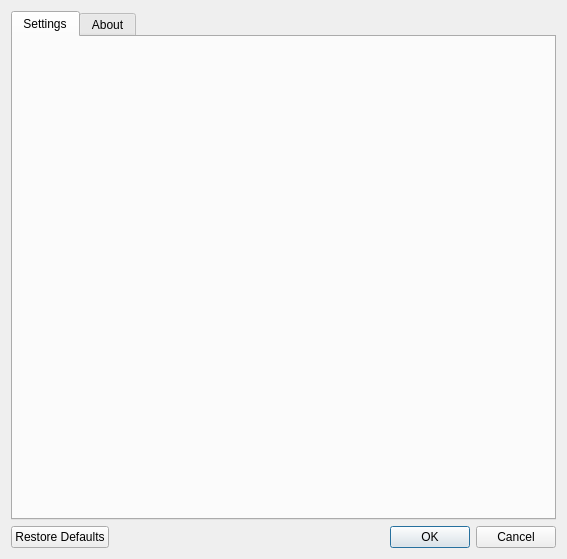
<?xml version="1.0" encoding="UTF-8"?>
<ui version="4.0">
 <class>SettingsDialog</class>
 <widget class="QDialog" name="SettingsDialog">
  <property name="geometry">
   <rect>
    <x>0</x>
    <y>0</y>
    <width>567</width>
    <height>559</height>
   </rect>
  </property>
  <property name="windowTitle">
   <string>Dialog</string>
  </property>
  <layout class="QVBoxLayout" name="verticalLayout_2">
   <item>
    <layout class="QVBoxLayout" name="verticalLayout">
     <item>
      <widget class="QTabWidget" name="tabWidget">
       <property name="currentIndex">
        <number>0</number>
       </property>
       <widget class="QWidget" name="settingsTab">
        <attribute name="title">
         <string>Settings</string>
        </attribute>
       </widget>
       <widget class="QWidget" name="infoTab">
        <attribute name="title">
         <string>About</string>
        </attribute>
       </widget>
      </widget>
     </item>
     <item>
      <widget class="QDialogButtonBox" name="buttonBox">
       <property name="orientation">
        <enum>Qt::Horizontal</enum>
       </property>
       <property name="standardButtons">
        <set>QDialogButtonBox::Cancel|QDialogButtonBox::Ok|QDialogButtonBox::RestoreDefaults</set>
       </property>
      </widget>
     </item>
    </layout>
   </item>
  </layout>
 </widget>
 <resources/>
 <connections>
  <connection>
   <sender>buttonBox</sender>
   <signal>accepted()</signal>
   <receiver>SettingsDialog</receiver>
   <slot>accept()</slot>
   <hints>
    <hint type="sourcelabel">
     <x>248</x>
     <y>254</y>
    </hint>
    <hint type="destinationlabel">
     <x>157</x>
     <y>274</y>
    </hint>
   </hints>
  </connection>
  <connection>
   <sender>buttonBox</sender>
   <signal>rejected()</signal>
   <receiver>SettingsDialog</receiver>
   <slot>reject()</slot>
   <hints>
    <hint type="sourcelabel">
     <x>316</x>
     <y>260</y>
    </hint>
    <hint type="destinationlabel">
     <x>286</x>
     <y>274</y>
    </hint>
   </hints>
  </connection>
 </connections>
</ui>
